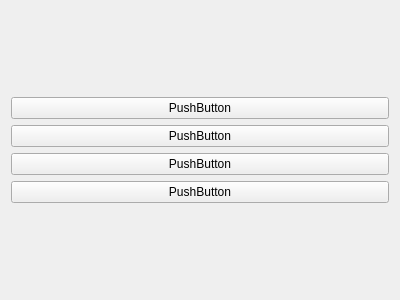
<?xml version="1.0" encoding="UTF-8"?>
<ui version="4.0">
 <class>ImageManipulationToolbox</class>
 <widget class="QWidget" name="Form">
  <property name="geometry">
   <rect>
    <x>0</x>
    <y>0</y>
    <width>400</width>
    <height>300</height>
   </rect>
  </property>
  <property name="windowTitle">
   <string>Form</string>
  </property>
  <layout class="QGridLayout" name="gridLayout_2">
   <item row="0" column="0">
    <layout class="QGridLayout" name="gridLayout">
     <item row="0" column="0">
      <widget class="QPushButton" name="pushButton">
       <property name="text">
        <string>PushButton</string>
       </property>
      </widget>
     </item>
     <item row="2" column="0">
      <widget class="QPushButton" name="pushButton_3">
       <property name="text">
        <string>PushButton</string>
       </property>
      </widget>
     </item>
     <item row="1" column="0">
      <widget class="QPushButton" name="pushButton_2">
       <property name="text">
        <string>PushButton</string>
       </property>
      </widget>
     </item>
     <item row="3" column="0">
      <widget class="QPushButton" name="pushButton_4">
       <property name="text">
        <string>PushButton</string>
       </property>
      </widget>
     </item>
    </layout>
   </item>
  </layout>
 </widget>
 <resources/>
 <connections/>
</ui>
